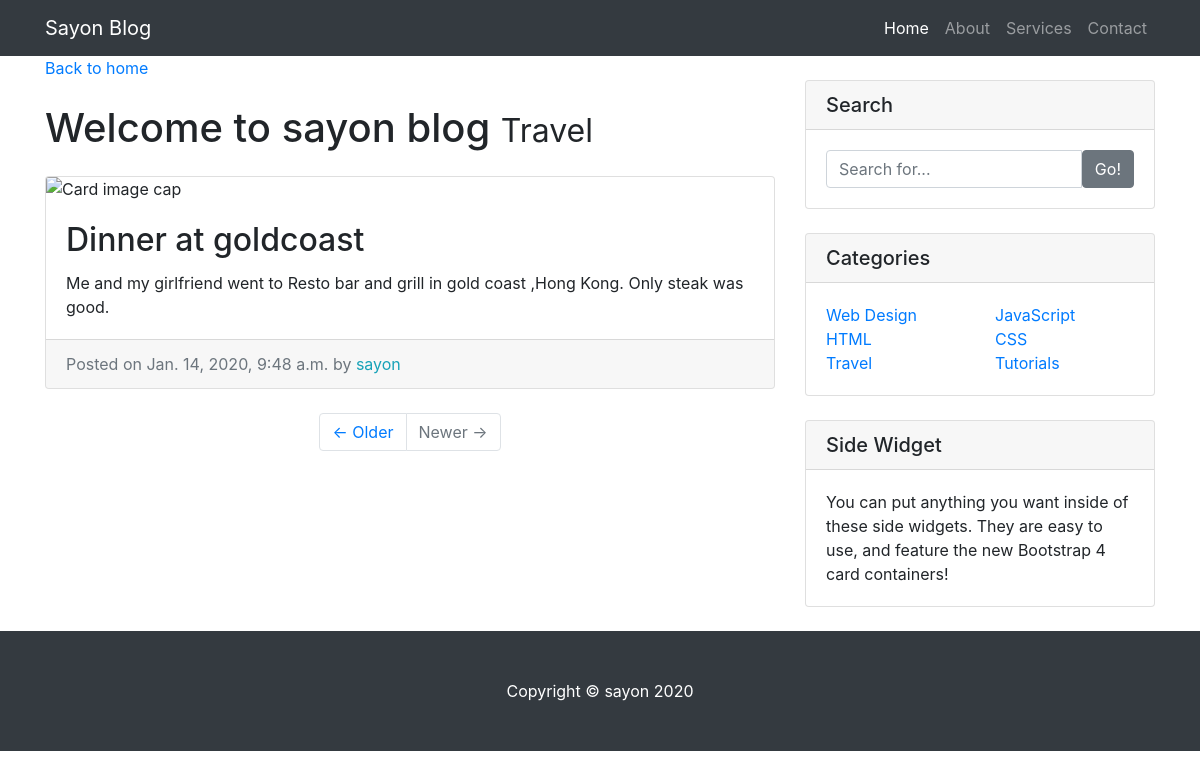
Screenshot of /entry/2/ with the database file from the repository.
### entries/models.py (models this page shows)
class Entry(models.Model):
    entry_title = models.CharField(max_length=50)
    entry_text = models.TextField()
    entry_date = models.DateTimeField(auto_now_add=True)
    entry_author = models.ForeignKey(User, on_delete=models.CASCADE)

### entries/views.py (the view)
# urls.py: path('entry/<int:pk>/', EntryView.as_view(), name="entry-detail"),
class EntryView(DetailView):
    model = Entry
    template_name = 'entries/entry_detail.html'

### entries/templates/entries/entry_detail.html
{% extends "entries/base.html" %}
{% block content %}
      <div class="col-md-8">
        <a href="{% url 'blog-home'%}">Back to home</a>
        <h1 class="my-4">Welcome to sayon blog
          <small>Travel</small>
        </h1>
        <div class="card mb-4">
          <img class="card-img-top" src="https://external-content.duckduckgo.com/iu/?u=http%3A%2F%2Fwww.discoverhongkong.com%2Fca%2Fimages%2Fshop%2Fwhere-to-shop%2Flarge%2F3.2.2.11-Gold-Coast-Piazza_03.jpg&f=1&nofb=1" alt="Card image cap">
          <div class="card-body">
            <h2 class="card-title">{{ object.entry_title}}</h2>
            <p class="card-text">{{object.entry_text }}</p>
          </div>
          <div class="card-footer text-muted">
            Posted on {{ object.entry_date}} by
            <span class="text-info mr-2">{{ object.entry_author}}</span>
        </div>
        </div>
        <ul class="pagination justify-content-center mb-4">
          <li class="page-item">
            <a class="page-link" href="#">&larr; Older</a>
          </li>
          <li class="page-item disabled">
            <a class="page-link" href="#">Newer &rarr;</a>
          </li>
        </ul>
      </div>
      {% endblock %}

### entries/static/entries/css/blog-home.css (style rules this page uses)
body { padding-top: 56px; }

### rows the page displays
Entry: entry_title "Dinner at goldcoast", entry_text "Me and my girlfriend went to Resto bar and grill in gold coast ,Hong Kong. Only steak was good.", entry_date "Jan. 14, 2020, 9:48 a.m.", entry_author "sayon"
